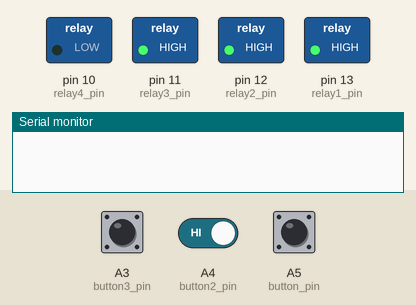
A sketch run on a simulated Arduino Uno, built with avr-gcc and run on an emulated ATmega328P. Parts: switched loads named in the sketch (green lamp = pin HIGH), the last lines printed to the serial monitor. The test bench sets the inputs (shaded band); at power-on: A3 (button3_pin) HIGH, A4 (button2_pin) HIGH, A5 (button_pin) HIGH.

Above: at 3.8 s.
3.9 s: A3 (button3_pin) pulled LOW for 1.3 s
6.7 s: A3 (button3_pin) driven LOW and A4 (button2_pin) driven LOW
At 35.05 s:
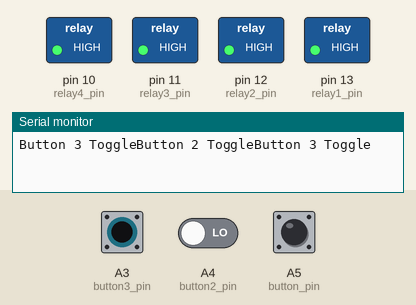
At 35.6 s:
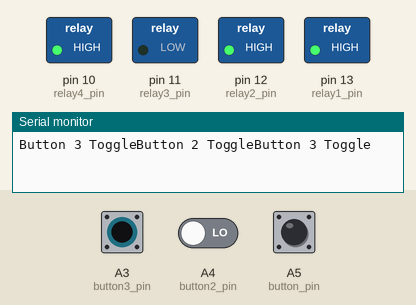
Timing chart, 0 to 36.6 s (numbered marks = the images above; inputs shaded):
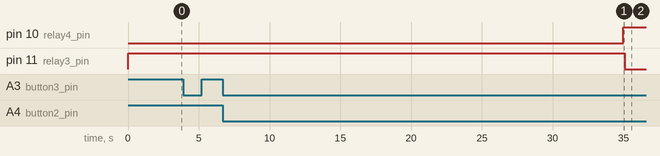

The sketch:

FinalCode.ino
```cpp
int pump_time = 3000; //Actually 22000
int drain_time = 1000; //Actually 22000
int delay_value = 1000;
int relay1_pin = 13;
int relay2_pin = 12;
int relay3_pin = 11;
int relay4_pin = 10;
int button_pin = A5;
int button2_pin = A4;
int button3_pin = A3;
int button_state;
int previous_button_state = HIGH;
int button2_state;
int previous_button2_state = HIGH;
int button3_state;
int previous_button3_state = HIGH;

//Defining a Function to check if buttons were pressed
void CheckButtons() {

  button_state = digitalRead(button_pin);
  button2_state = digitalRead(button2_pin);
  button3_state = digitalRead(button3_pin);

  // check if the button was just pressed
  if (button_state == LOW && previous_button_state == HIGH) {
  delay_value = 1500; // toggle delay_value for 30 minute cycle
  Serial. print("Button 1 Toggle");
}
  if (button2_state == LOW && previous_button2_state == HIGH) {
  delay_value = 2000; // toggle delay_value for 45 minute cycle
  Serial. print("Button 2 Toggle");
}
  if (button3_state == LOW && previous_button3_state == HIGH) {
  delay_value = 2500; // toggle delay_value for 60 minute cycle
  Serial. print("Button 3 Toggle");
}
  // remember the current button state for the next iteration
  previous_button_state = button_state;
  previous_button2_state = button2_state;
  previous_button3_state = button3_state;

}

void setup() {
  pinMode(relay1_pin, OUTPUT);
  pinMode(relay2_pin, OUTPUT);
  pinMode(relay3_pin, OUTPUT);
  pinMode(relay4_pin, OUTPUT);
  pinMode(button_pin, INPUT_PULLUP);
  pinMode(button2_pin, INPUT_PULLUP);
  pinMode(button3_pin, INPUT_PULLUP);
  digitalWrite(relay1_pin, HIGH);
  digitalWrite(relay2_pin, HIGH);
  digitalWrite(relay3_pin, HIGH);
  digitalWrite(relay4_pin, HIGH);
  // High is Off, Low is On for this Relay, idk why
  Serial. begin(9600);
}

void loop() {
  digitalWrite(relay4_pin, LOW); //Inflate

  // delay -> Time to Inflate (35 seconds)
  for (int i = 0; i < 35; i++) {
   delay(1000);
   CheckButtons();
  }

  digitalWrite(relay4_pin, HIGH); //Stop Inflating
  delay(100); //Time between inflate and deflate
  digitalWrite(relay3_pin, LOW); //Start Deflate

  // delay -> Time to Deflate (35 seconds)
  for (int i = 0; i < 35; i++) {
   delay(1000);
   CheckButtons();
  }

  digitalWrite(relay3_pin, HIGH); //Stop deflate

  // delay -> Time in between
  for (int i = 0; i < 900; i++) {
   delay(delay_value);
   CheckButtons();
}

  digitalWrite(relay2_pin, LOW); // Start other inflate

  // delay -> Time to Inflate (35 seconds)
  for (int i = 0; i < 35; i++) {
   delay(1000);
   CheckButtons();
  }

  digitalWrite(relay2_pin, HIGH); //Stop inflating
  delay(100); //Time between inflate and deflate
  digitalWrite(relay1_pin, LOW); //Start deflate

  // delay -> Time to Deflate (35 seconds)
  for (int i = 0; i < 35; i++) {
   delay(1000);
   CheckButtons();
  }

  digitalWrite(relay1_pin, HIGH); //End deflate

  // delay -> Time in between
  for (int i = 0; i < 900; i++) {
   delay(delay_value);
   CheckButtons();
}
}
```
